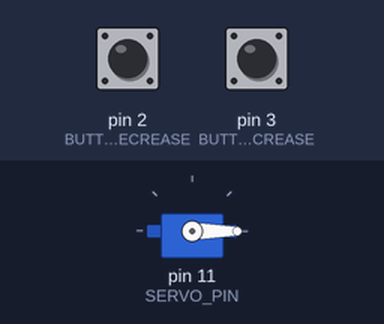
A sketch run on a simulated Arduino Uno, built with avr-gcc and run on an emulated ATmega328P. On the bench: servo. The test bench sets the inputs (shaded band); at power-on: pin 3 (BUTTON_INCREASE) LOW, pin 2 (BUTTON_DECREASE) LOW.

Above: at 1.2 s.
1.3 s: pin 3 (BUTTON_INCREASE) pulled HIGH for 0.15 s
At 3.1 s:
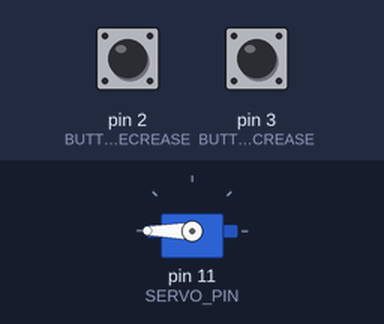
4.4 s: pin 2 (BUTTON_DECREASE) pulled HIGH for 0.15 s
At 6.5 s:
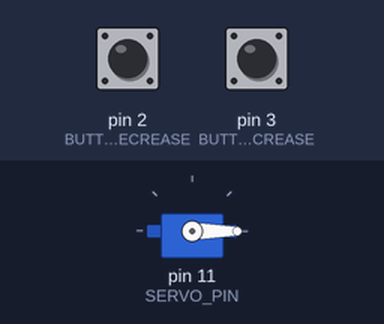
6.8 s: pin 3 (BUTTON_INCREASE) pulled HIGH for 1 s
At 8.6 s:
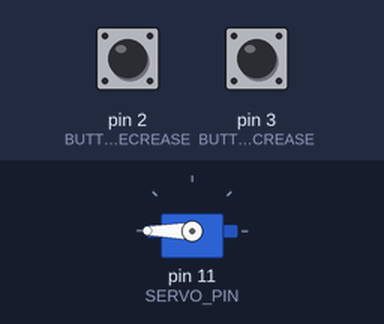
Timing chart, 0 to 16.8 s (numbered marks = the images above; inputs shaded):
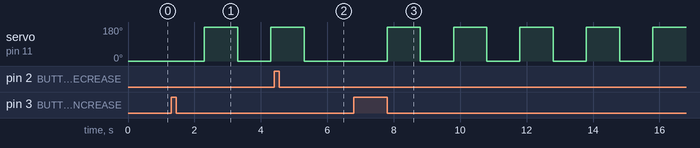

Measured:
- after the input at 1.3 s, servo on pin 11 (SERVO_PIN): 0° → 180° after 1.0 s, → 0° 1.0 s later, → 180° 1.0 s later
- after the input at 4.4 s, servo on pin 11 (SERVO_PIN): goes on until 5.3 s, then stays 0°
- after the input at 6.8 s, servo on pin 11 (SERVO_PIN): alternates 180° for 1.0 s and 0° for 1.0 s, starting after 1.0 s

The sketch:

Exercicio5.ino
```cpp
#include <Servo.h>

#define SERVO_PIN 11
#define BUTTON_INCREASE 3
#define BUTTON_DECREASE 2

Servo servo;

volatile float _speed = 0;

const int delays[] = {1000, 750, 500, 400};

void setup(){
  servo.attach(SERVO_PIN);

  attachInterrupt(digitalPinToInterrupt(BUTTON_INCREASE), increase, CHANGE);
  attachInterrupt(digitalPinToInterrupt(BUTTON_DECREASE), decrease, CHANGE);
}

void increase() {
  if (_speed != 4.0f) _speed += 0.5f;
}

void decrease() {
  if (_speed != 0.0f) _speed -= 0.5f;
}

void loop() {
  servo.write(0);

  if (_speed == 0) return;

  int x = delays[(int)ceilf(_speed) - 1];

  delay(x);

  servo.write(180);
  delay(x);
}
```
